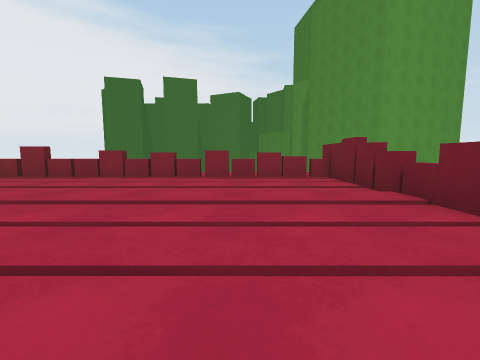
View 1 (above)

15 first-person views from a walk through a 3-D level made in the Unity game engine. The camera is 0.68 m above the floor, tilts 6° down and sees 90° across. The floor is counted in squares, 1 m on a side. Each view is taken from the middle of a square. On the plan, view 1 faces up. The plan holds only what a view shows up to about 9 squares ahead; the rest is blank. The place goes on beyond the plan. The player is left out.

View 2
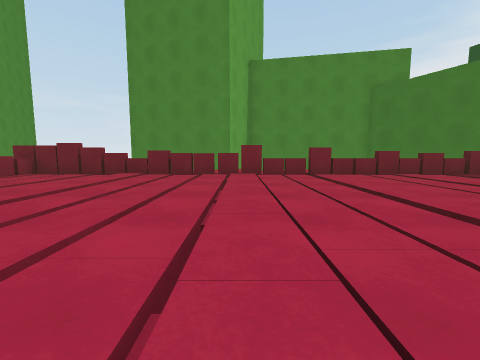

View 3
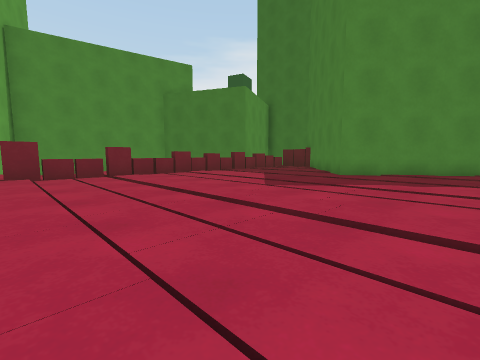

View 4
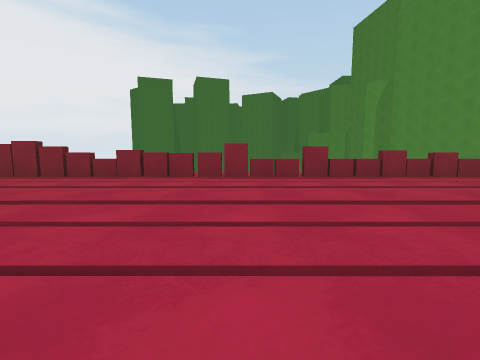

View 5
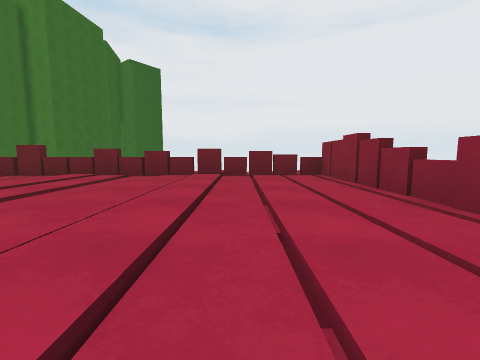

View 6
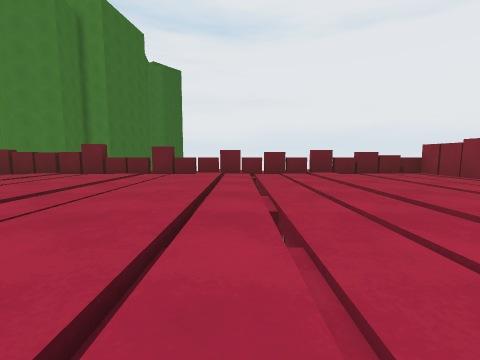

View 7
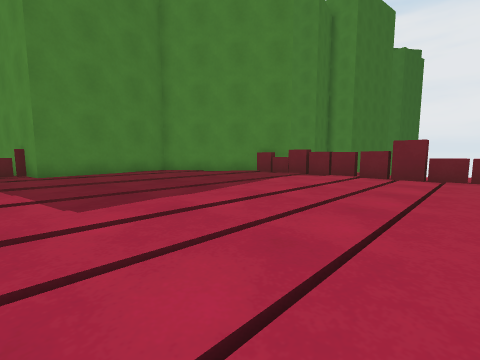

View 8
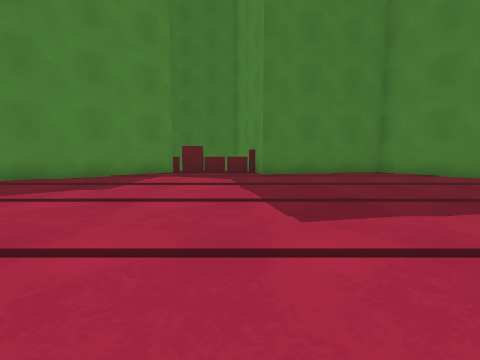

View 9
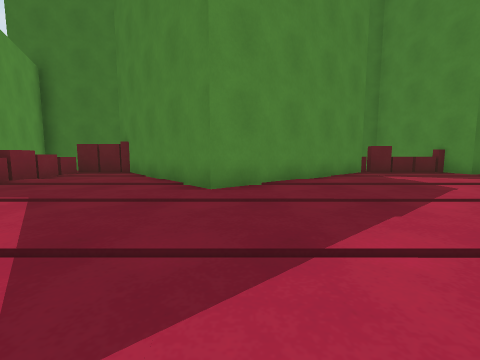

View 10
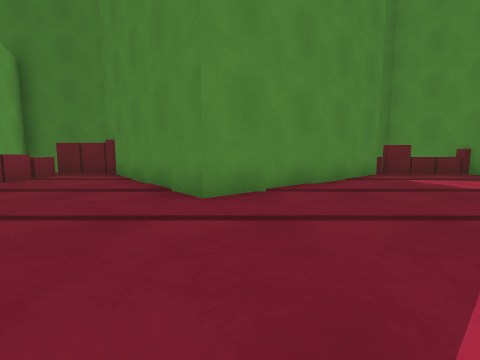

View 11
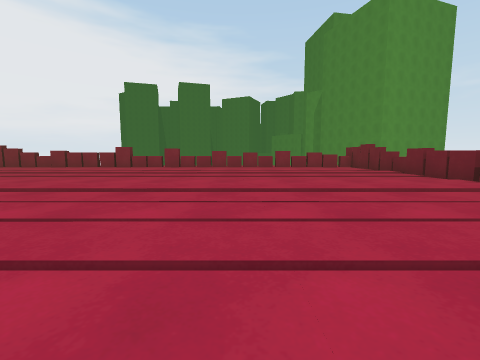

View 12
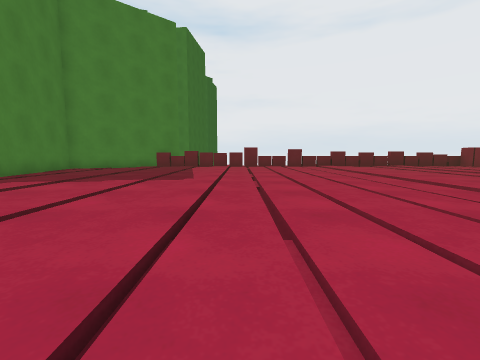

View 13
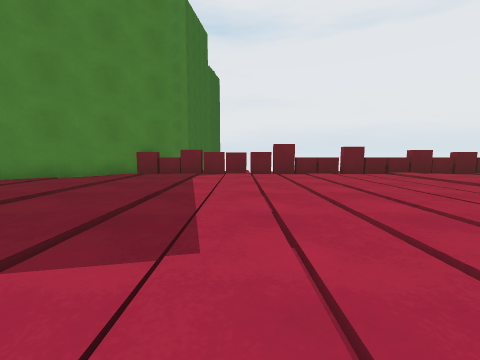

View 14
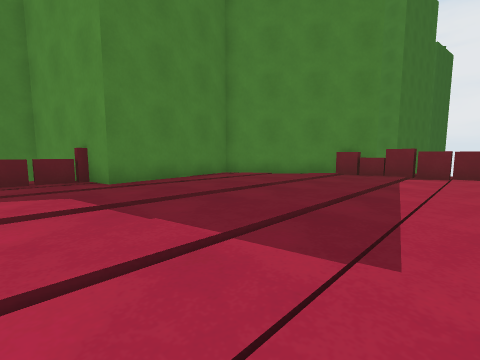

View 15
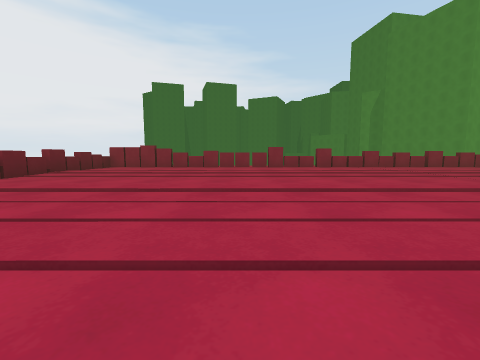

### Floor plan
Points are (right, up) in squares from view 1. A wall is a line through its corners. A room is listed if a view was taken in it or the views show most of it. See-through windows are left out.
Room 1 (views 1, 2, 3, 4, 5, 6, 7, 8, 9, 10, 11, 12, 13, 14, 15)
walls: (-10.5, 7.6) (-17.8, 7.6); (-1.3, 7.6) (-10.4, 7.6); (-17.8, -5.7) (-17.8, -9.9); (-10.6, -12.9) (-7.5, -12.9) (-2.4, -8.7) (1.1, -12.9) (3.1, -12.9); (2.8, -8.9) (2.8, 8.4); (-17.8, 3.5) (-17.8, -5.6); (2.1, 7.6) (-1.1, 7.6); (-18.8, -8.6) (-15.2, -12.9) (-10.8, -12); (3, 7.6) (2.2, 7.6); (-17.8, 6.9) (-17.8, 3.6); (2.8, -12.6) (2.8, -9.7)
low walls: (-5.5, -9.6) (-4.5, -9.6); (-1.8, -9.6) (-0.5, -9.6); (-10.8, -12.5) (-9.4, -12.5); (-17.8, 7.6) (-17.8, 7)
ways out: opening at (-18, 6); gap at (-18, 7); gap at (-7, 8)

Where each view was taken, in squares from view 1:
view 1: 0 up, 0 right, facing up
view 2: 0 up, 6 left, facing right
view 3: 0 up, 6 left, facing down-right
view 4: 0 up, 9 left, facing up
view 5: 5 up, 10 left, facing left
view 6: 1 up, 9 left, facing left
view 7: 3 down, 10 left, facing down-left
view 8: 4 down, 10 left, facing down
view 9: 4 down, 3 left, facing down
view 10: 5 down, 3 left, facing down
view 11: 5 down, 3 left, facing up
view 12: 5 down, 4 left, facing left
view 13: 6 down, 9 left, facing left
view 14: 6 down, 9 left, facing down-left
view 15: 5 down, 11 left, facing up
